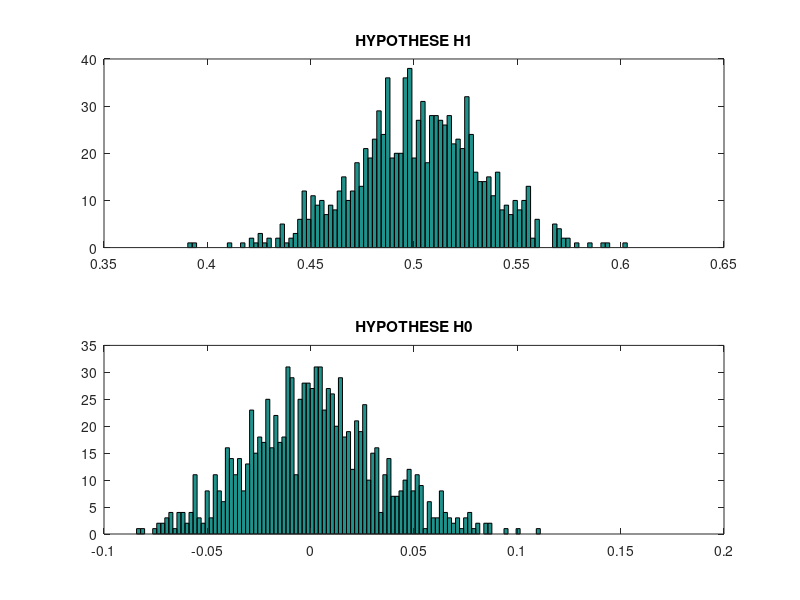
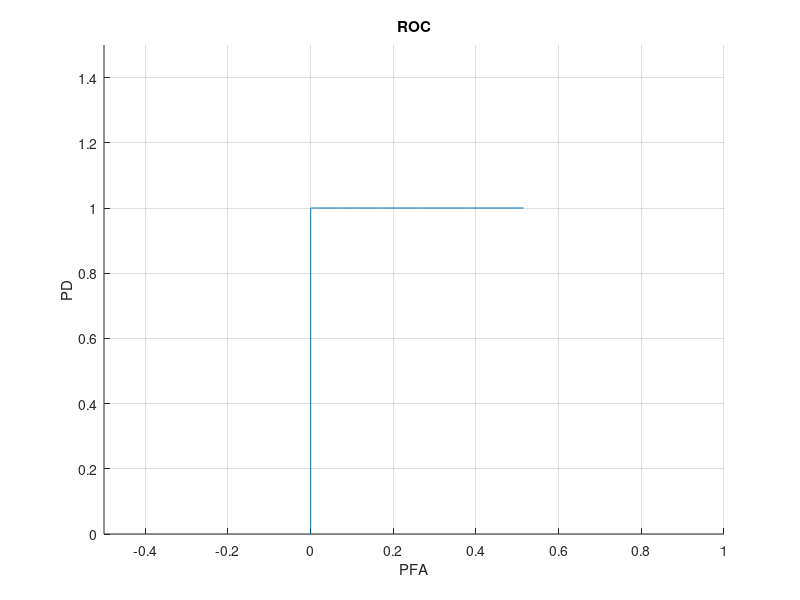
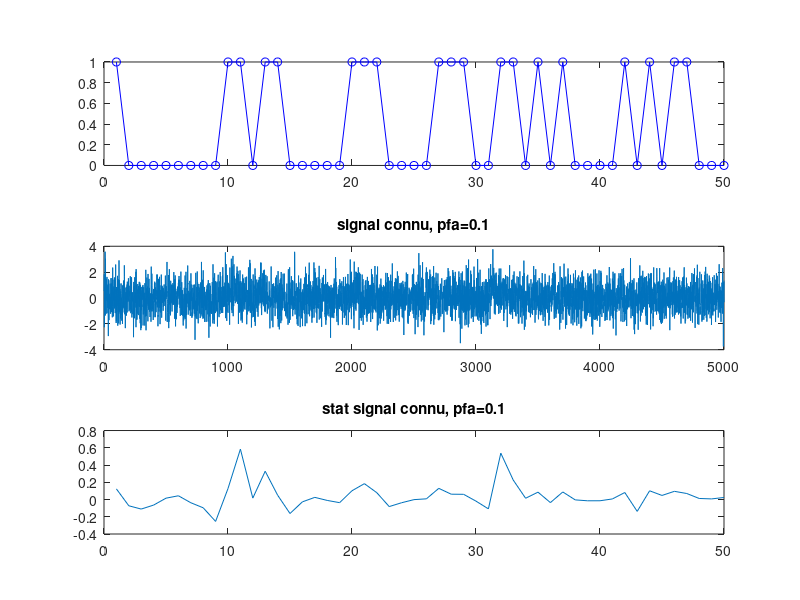

The MATLAB script that drew these images, in order:
%% TP Detection
%Detection d'un signal constant dans un bruit

clc
clear all
close all


A =.5;
N = 1000;
M = 1000;


%% HYPOTHESE H0
for i=1 : M
    x  = randn(1,N);
    T(i) = mean(x);
end

mean(T);
var(T);
% figure();
% hist(T,100);
% title('HYPOTHESE H0')


%% HYPOTHESE H1
for i=1 : M
    x  = randn(1,N)+A;
    U(i) = mean(x);
end
% figure();
% hist(U,100);
% title('HYPOTHESE H1')

figure();
subplot(2,1,1)
hist(U,100);
title('HYPOTHESE H1')
subplot(2,1,2)
hist(T,100);
title('HYPOTHESE H0')
%% Calcul de PFA et PD

gama=[0.0:0.01:1.0]
PFA =zeros(1,length(gama));
for n = 1:length(gama)
    for i= 1:M
        if(T(i)>gama(n))PFA(n) = PFA(n)+1;
        end
    end
    PFA(n) = PFA(n)/M; 
   
end

PD =zeros(1,length(gama) );
for n = 1:length(gama) 
    for i= 1:M
        if(U(i)>gama(n))
            PD(n) = PD(n)+1;
        end
    end
    PD(n) = PD(n)/M;
end

figure()
axis([-.5,1,0,1.5])
hold on
plot(PFA,PD)
grid on
xlabel('PFA');
ylabel('PD');
title('ROC')


%% Test signal connu

load('signalconnu.mat','signalconnu');
gama2 = 0.05
for j= 1:50
    Tsig(j) = mean(signalconnu(1+(j-1)*100:j*100));
    if(Tsig(j)>gama2)
        H(j) = 1;
    else
        H(j) =0;
    end
end    
    
figure()
subplot(3,1,1);
plot(H,'-ob')
subplot(3,1,2);
plot(signalconnu)
title('signal connu, pfa=0.1')
subplot(3,1,3);
plot(Tsig)
title('stat signal connu, pfa=0.1')


h = get(0,'children');
for i=length(h):-1:1
  saveas(h(i), ['detectionExo1_' num2str(length(h)+1-i)], 'png');
end



















